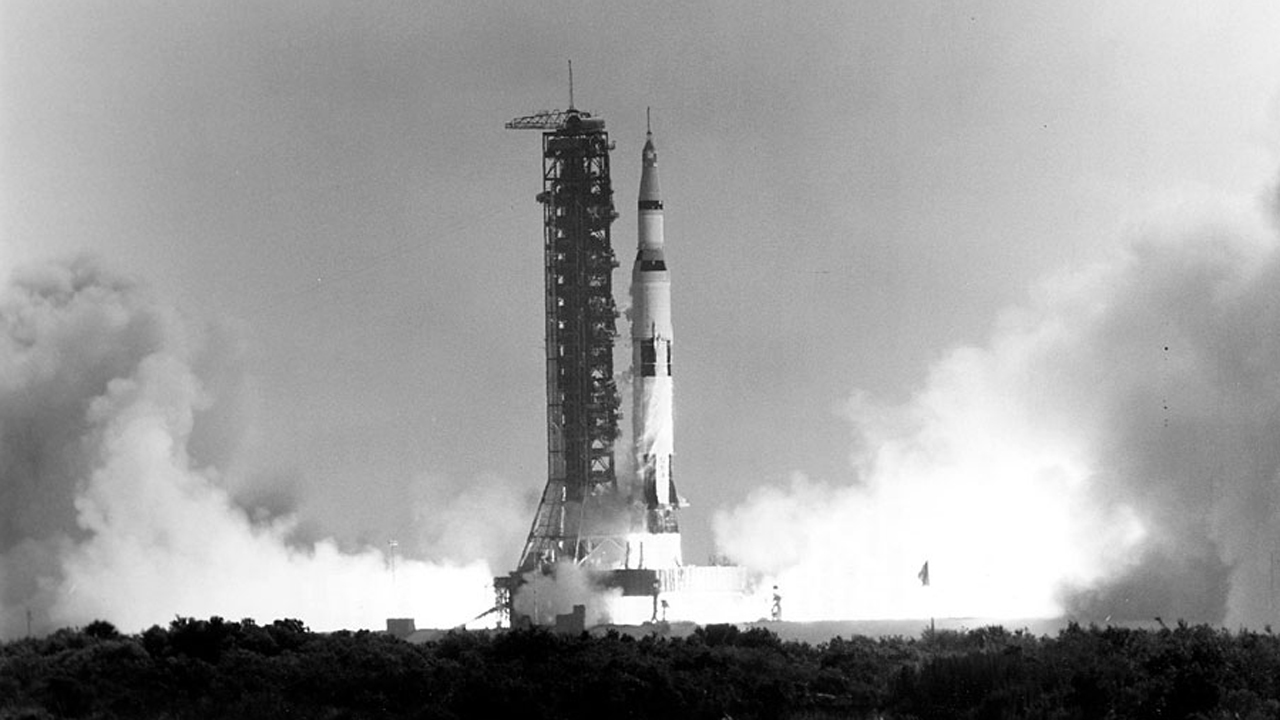
#> input picture opencv/Apollo_11_Launch.jpg, 1280 x 720 px, given in place of race_car.mp4, which was not available
$ jupyter execute '엣지검출.ipynb'
#> lines starting #> are read from the running program, lines starting #| are printed output that depends on the picture; pictures that were not available may be replaced by others from this repository, and a replacement may not be noted
[cell 1]
import cv2
import sys
import numpy as np

PREVIEW = 0
BLUR = 1
FEATURES = 2
CANNY = 3

feature_params = dict(
    maxCorners=500,
    qualityLevel=0.2,
    minDistance=15,
    blockSize=9
)

s = 0
print('argv : ', sys.argv)
if len(sys.argv) > 1:
    s = sys.argv[1]

image_filter = CANNY
alive = True

win_name = 'Camera Filters'
cv2.namedWindow(win_name)
result = None

source = cv2.VideoCapture('race_car.mp4')

while alive:
    has_frame, frame = source.read()
#> frame is the input picture: shape (720, 1280, 3); min 0, max 255, mean 156.2
    if not has_frame:
        break

    frame = cv2.flip(frame, 1)
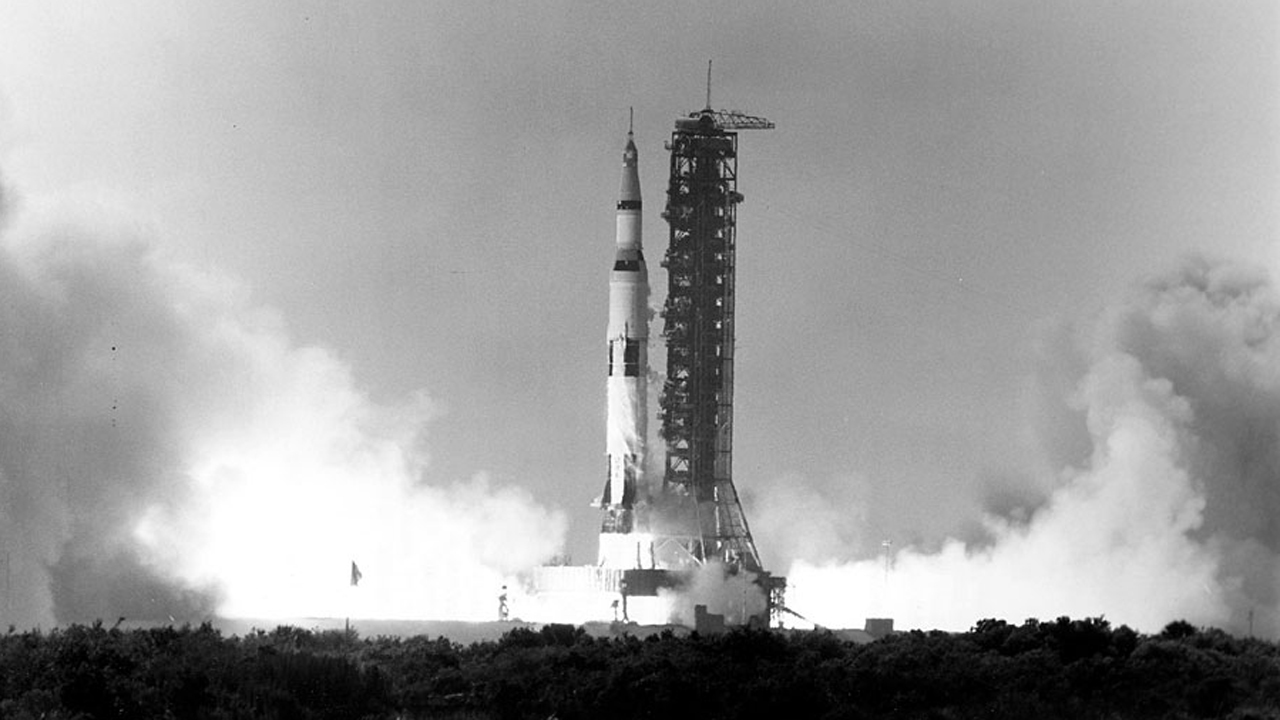
#> frame: shape (720, 1280, 3); min 0, max 255, mean 156.2
    if image_filter == PREVIEW:
        result = frame
    elif image_filter == CANNY:
        result = cv2.Canny(frame, 100, 150)
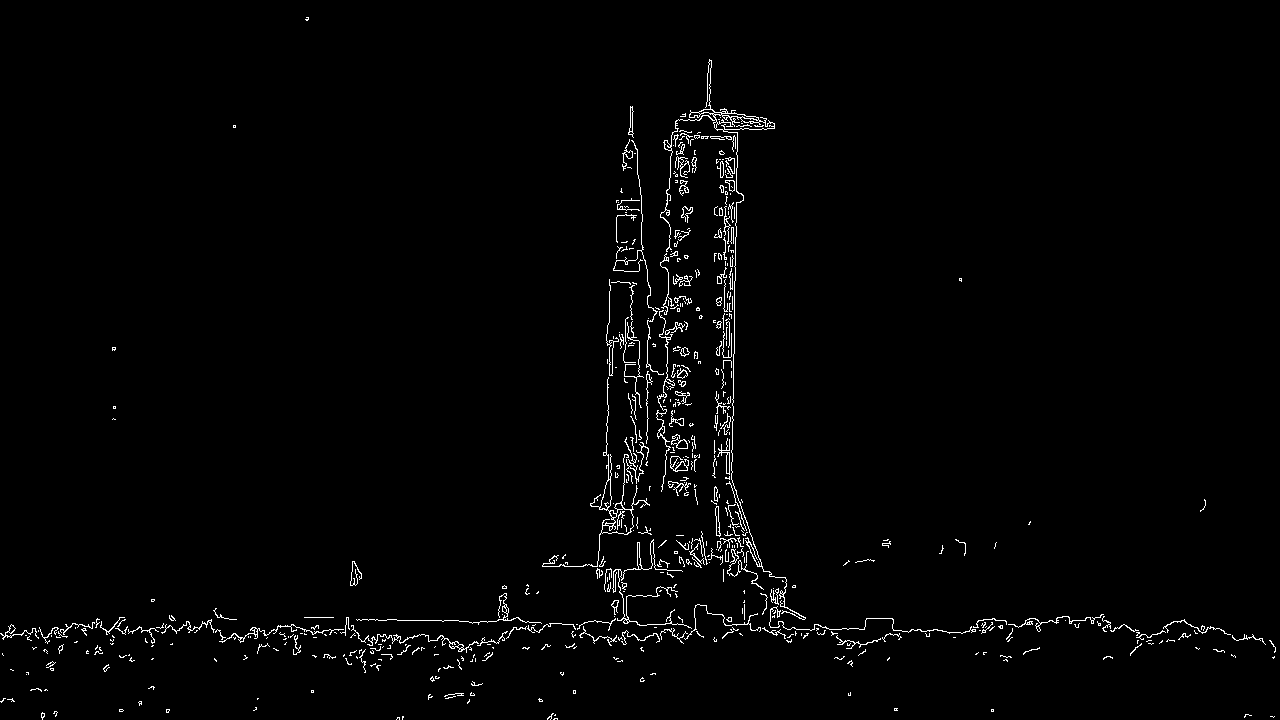
#> result: shape (720, 1280); 1.6% white in thin lines or dots
    elif image_filter == BLUR:
        result = cv2.blur(frame, (13,13))
    elif image_filter == FEATURES:
        frame_gray = cv2.cvtColor(frame, cv2.COLOR_BGR2GRAY)
        corners = cv2.goodFeaturesToTrack(frame_gray, **feature_params)
        result = frame
        print(corners.shape)
        if corners is not None:
            for x, y in np.float32(corners).reshape(-1, 2):
                print(f'({x},{y})')

                cv2.circle(result, (int(x), int(y)), 10, (0, 255, 0), 1)

    cv2.imshow(win_name, result)

    key = cv2.waitKey(1)
#> (key Q is pressed here)
    if key in [ord('Q'), ord('q'), 27]:
        alive = False
    elif key == [ord('c'), ord('C')]:
        image_filter = CANNY
    elif key == [ord('B'), ord('b')]:
        image_filter = BLUR
    elif key == [ord('F'), ord('f')]:
        image_filter = FEATURES

source.release()
cv2.destroyAllWindows()

$ run again, on opencv/scanned-form.jpg
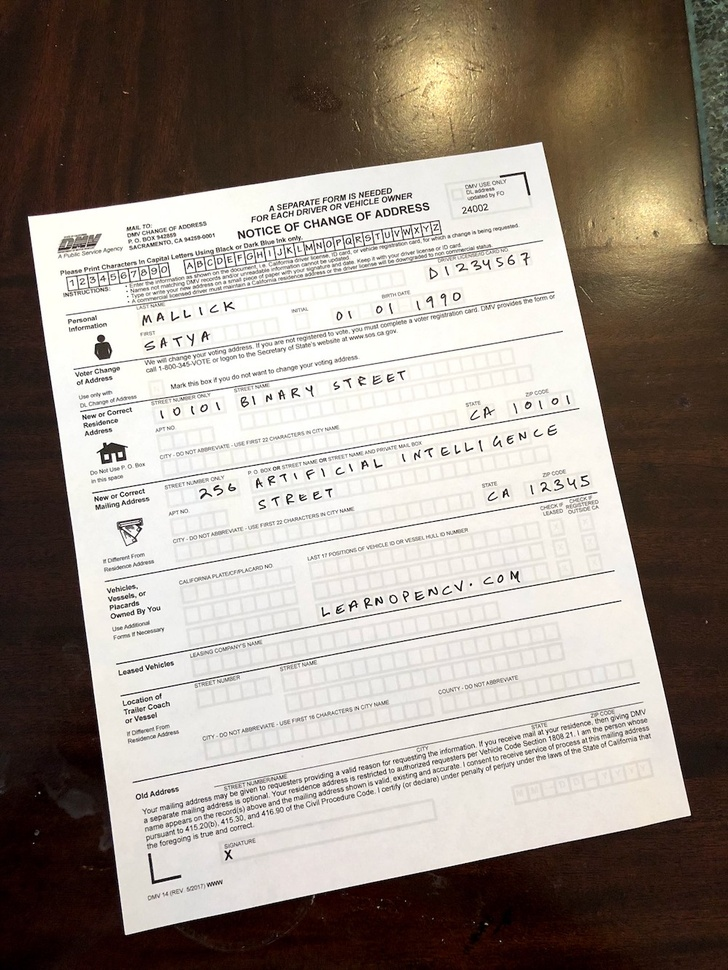
#> input picture opencv/scanned-form.jpg, 728 x 970 px, shrunk from 1000 x 1333 before the run, given in place of race_car.mp4, which was not available
#> frame is the input picture: shape (970, 728, 3); mean B, G, R 135.9, 144.8, 154.5
#> `frame = cv2.flip(frame, 1)`:
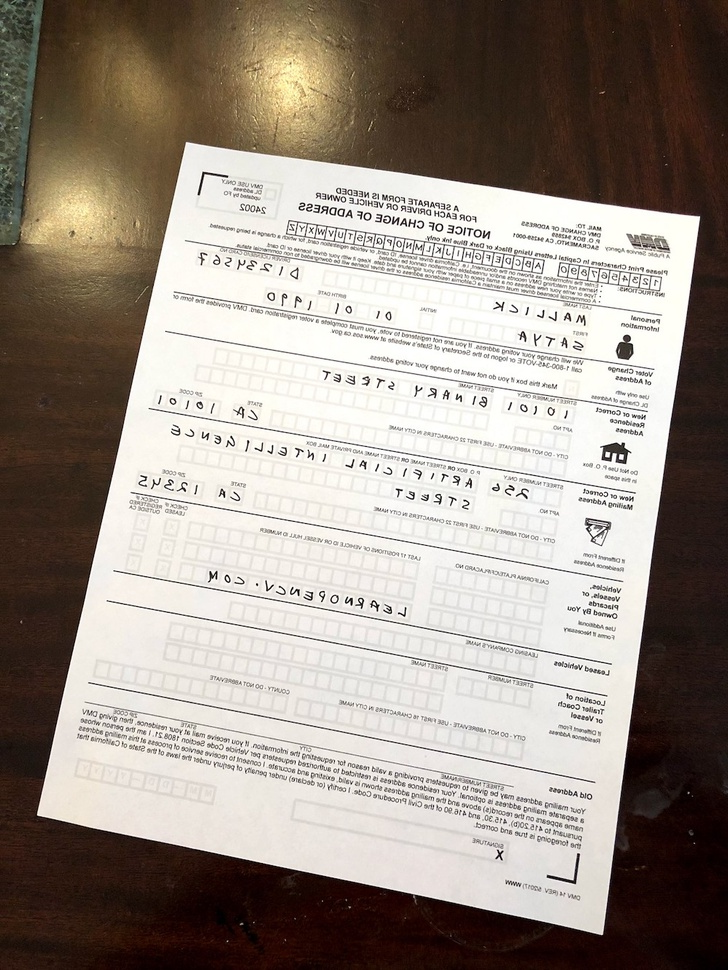
#> frame: shape (970, 728, 3); mean B, G, R 135.9, 144.8, 154.5
#> `result = cv2.Canny(frame, 100, 150)`:
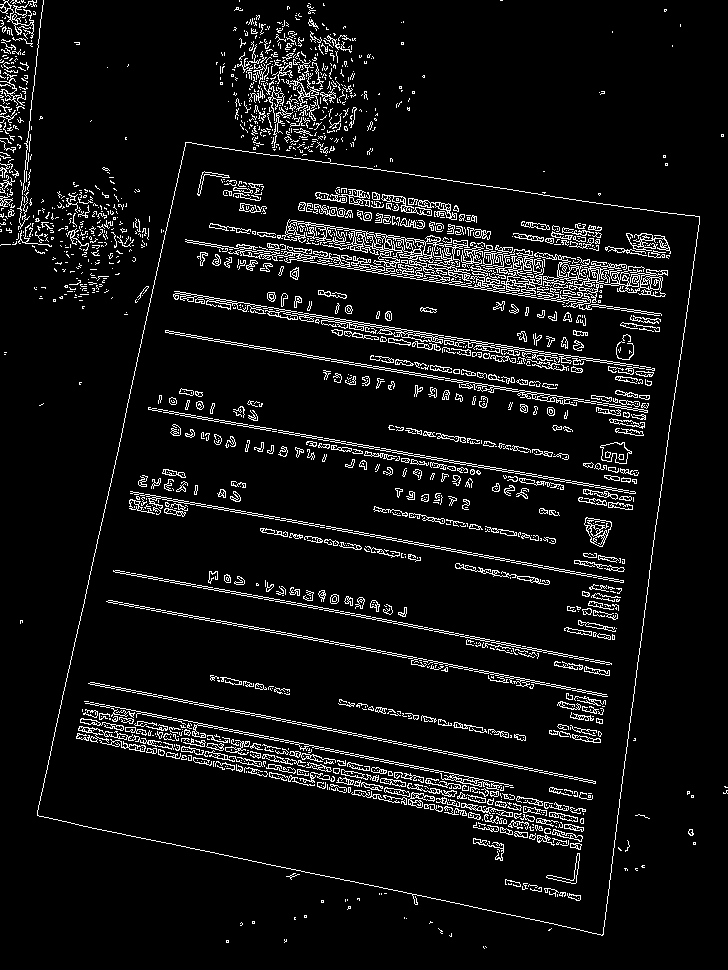
#> result: shape (970, 728); 6.8% white in thin lines or dots

$ run again, on opencv/New_Zealand_Lake_Saved.png
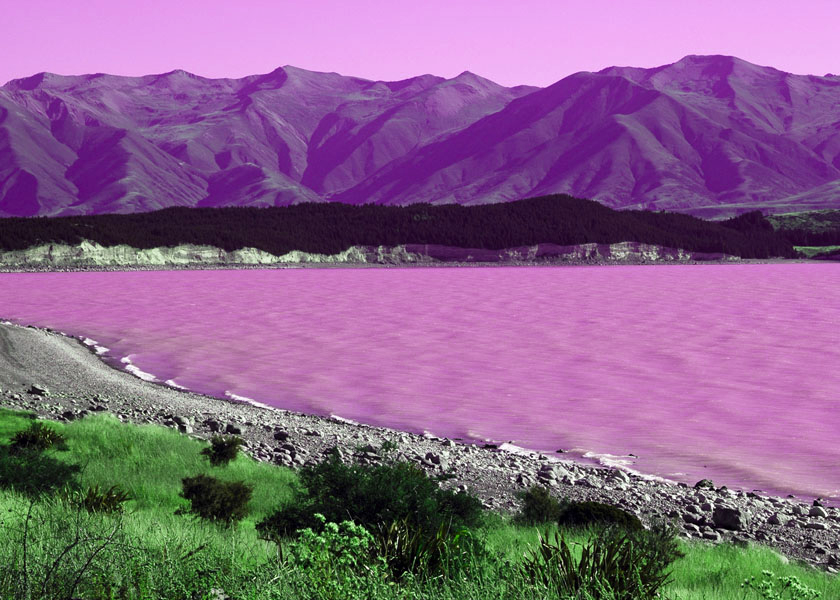
#> input picture opencv/New_Zealand_Lake_Saved.png, 840 x 600 px, given in place of race_car.mp4, which was not available
#> frame is the input picture: shape (600, 840, 3); mean B, G, R 137.1, 100.6, 136.7
#> `frame = cv2.flip(frame, 1)`:
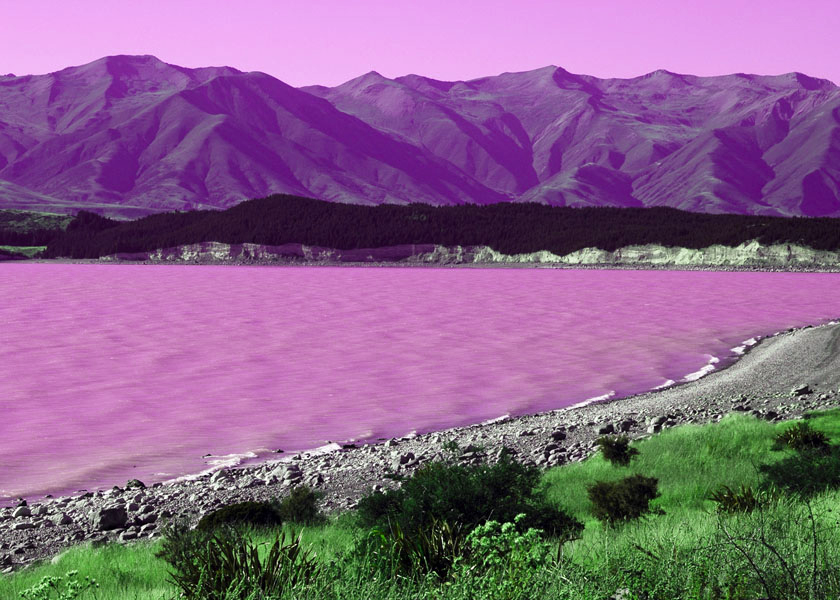
#> frame: shape (600, 840, 3); mean B, G, R 137.1, 100.6, 136.7
#> `result = cv2.Canny(frame, 100, 150)`:
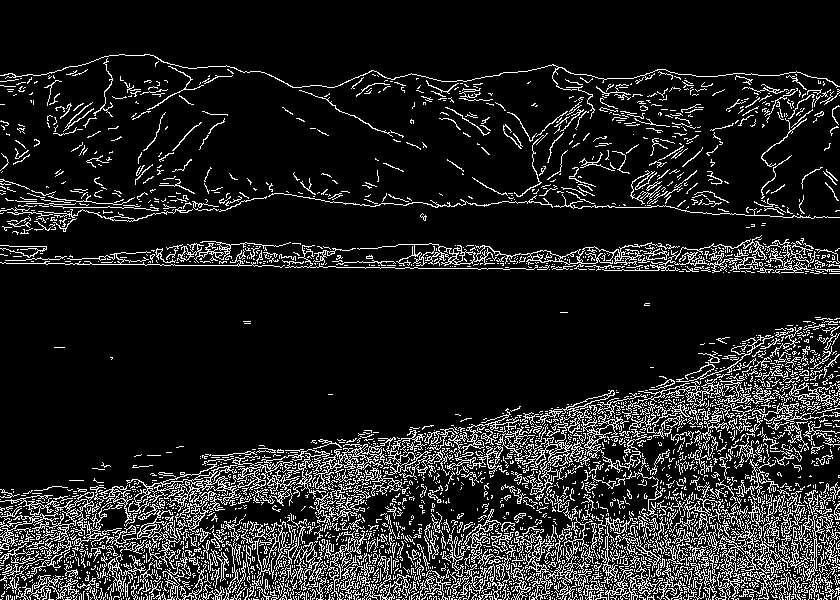
#> result: shape (600, 840); 12.9% white in thin lines or dots
